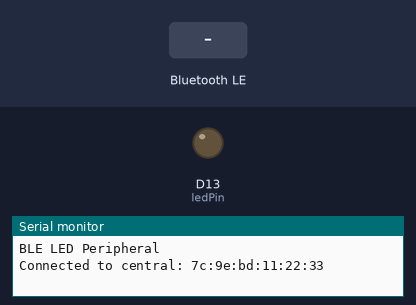
Bench run of a sketch on a simulated Arduino Nano 33 IoT. Parts: output pins drawn as LEDs (lit = HIGH), the last lines printed to the serial monitor. The inputs (shaded band) are chosen by the test bench. Nothing arrives over Bluetooth unless stated; a phone connects over Bluetooth LE 3 s after start.

Above: at 3.8 s.
3.9 s: Bluetooth LE write "0" received
At 4.5 s:
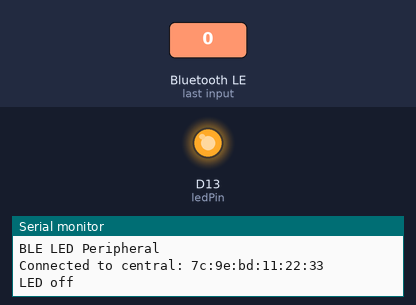
5.4 s: Bluetooth LE write "1" received
At 5.7 s:
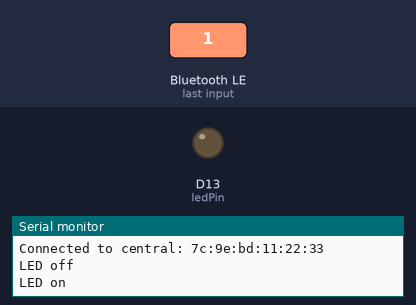
Timing chart, 0 to 8.4 s (numbered marks = the images above; inputs shaded):
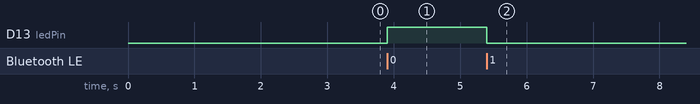

The sketch:

BLE_LED_Control.ino
```cpp
#include <ArduinoBLE.h>

BLEService ledService("19B10000-E8F2-537E-4F6C-D104768A1214"); // Bluetooth® Low Energy LED Service

// Bluetooth® Low Energy LED Switch Characteristic
BLEByteCharacteristic switchCharacteristic("19B10001-E8F2-537E-4F6C-D104768A1214", BLERead | BLEWrite);

const int ledPin = LED_BUILTIN; // Pin for the LED

void setup() {
  Serial.begin(9600);
  while (!Serial);

  // Set LED pin to output mode
  pinMode(ledPin, OUTPUT);

  // Begin initialization
  if (!BLE.begin()) {
    Serial.println("starting Bluetooth® Low Energy module failed!");
    while (1);
  }

  // Set advertised local name and service UUID
  BLE.setLocalName("LED");
  BLE.setAdvertisedService(ledService);

  // Add the characteristic to the service
  ledService.addCharacteristic(switchCharacteristic);

  // Add service
  BLE.addService(ledService);

  // Set the initial value for the characteristic
  switchCharacteristic.writeValue(0);

  // Start advertising
  BLE.advertise();
  Serial.println("BLE LED Peripheral");
}

void loop() {
  // Listen for Bluetooth® Low Energy peripherals to connect
  BLEDevice central = BLE.central();

  // If a central is connected to peripheral
  if (central) {
    Serial.print("Connected to central: ");
    Serial.println(central.address());

    // While the central is still connected
    while (central.connected()) {
      if (switchCharacteristic.written()) {
        if (switchCharacteristic.value()) {
          Serial.println("LED on");
          digitalWrite(ledPin, LOW); // Turn LED on
        } else {
          Serial.println(F("LED off"));
          digitalWrite(ledPin, HIGH); // Turn LED off
        }
      }
    }

    Serial.print(F("Disconnected from central: "));
    Serial.println(central.address());
  }
}
```

Measured:
- after the input at 3.9 s, D13 (ledPin): LOW → HIGH at once
- after the input at 5.4 s, D13 (ledPin): HIGH → LOW at once
